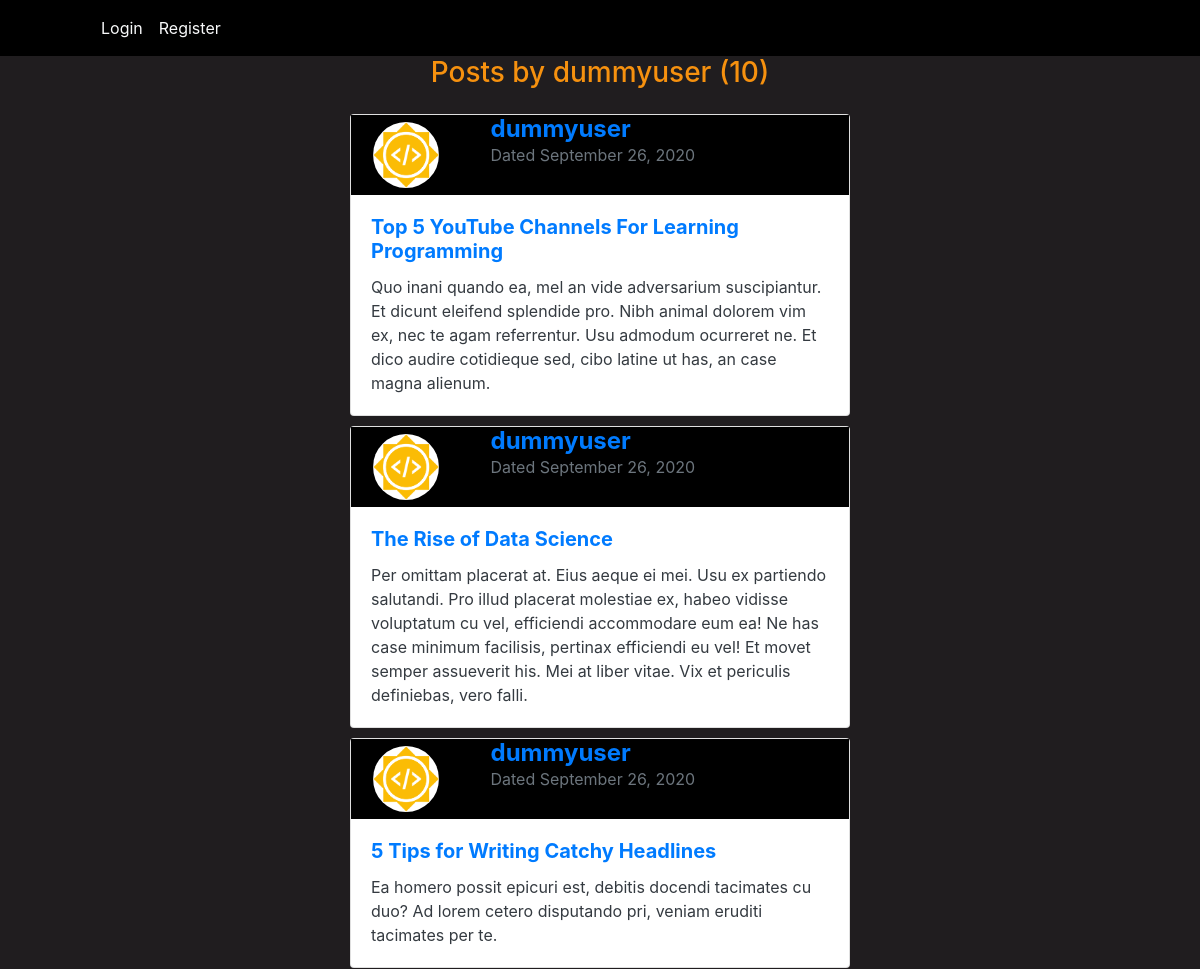
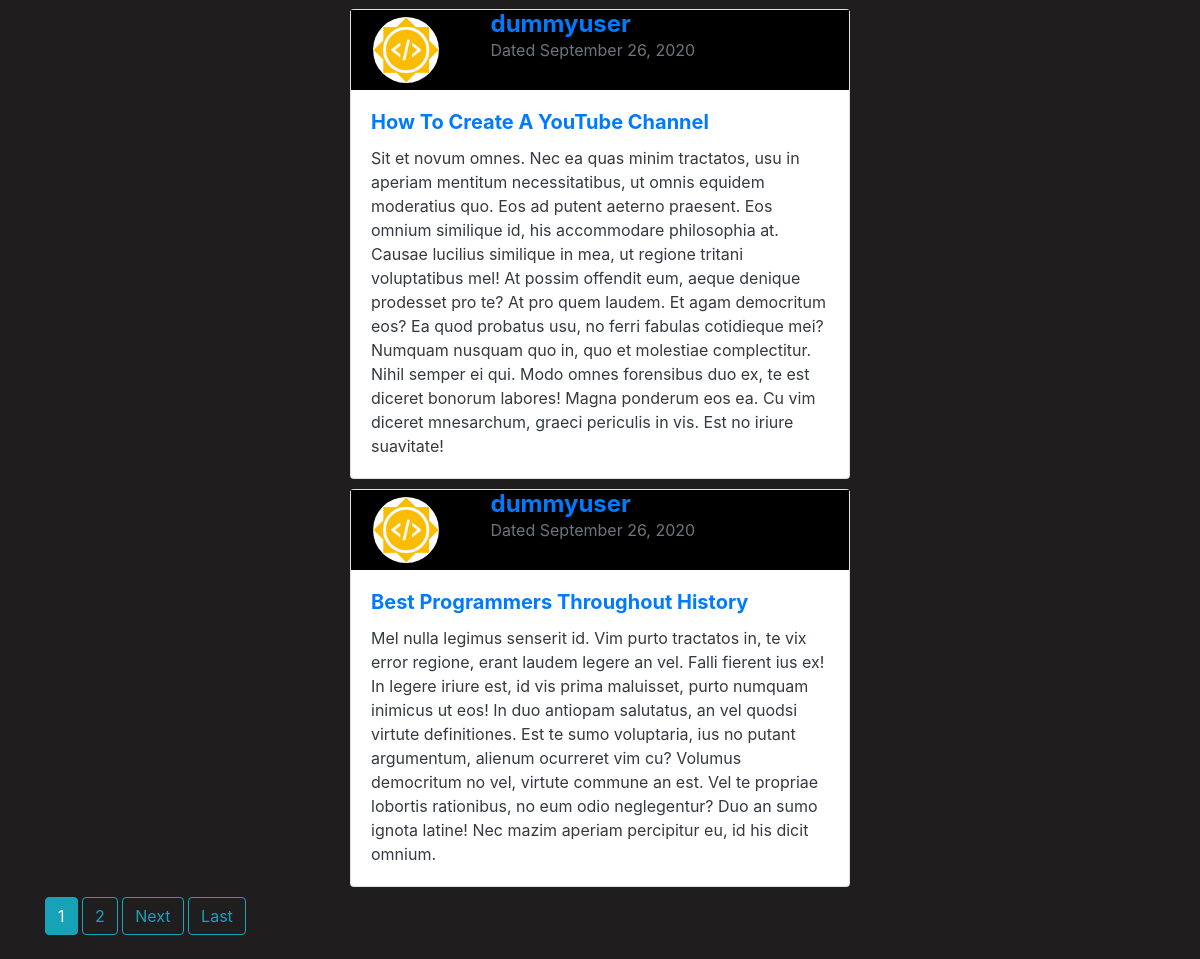
Before: /blog/user/dummyuser with the older database file (2 pictures, top to bottom).
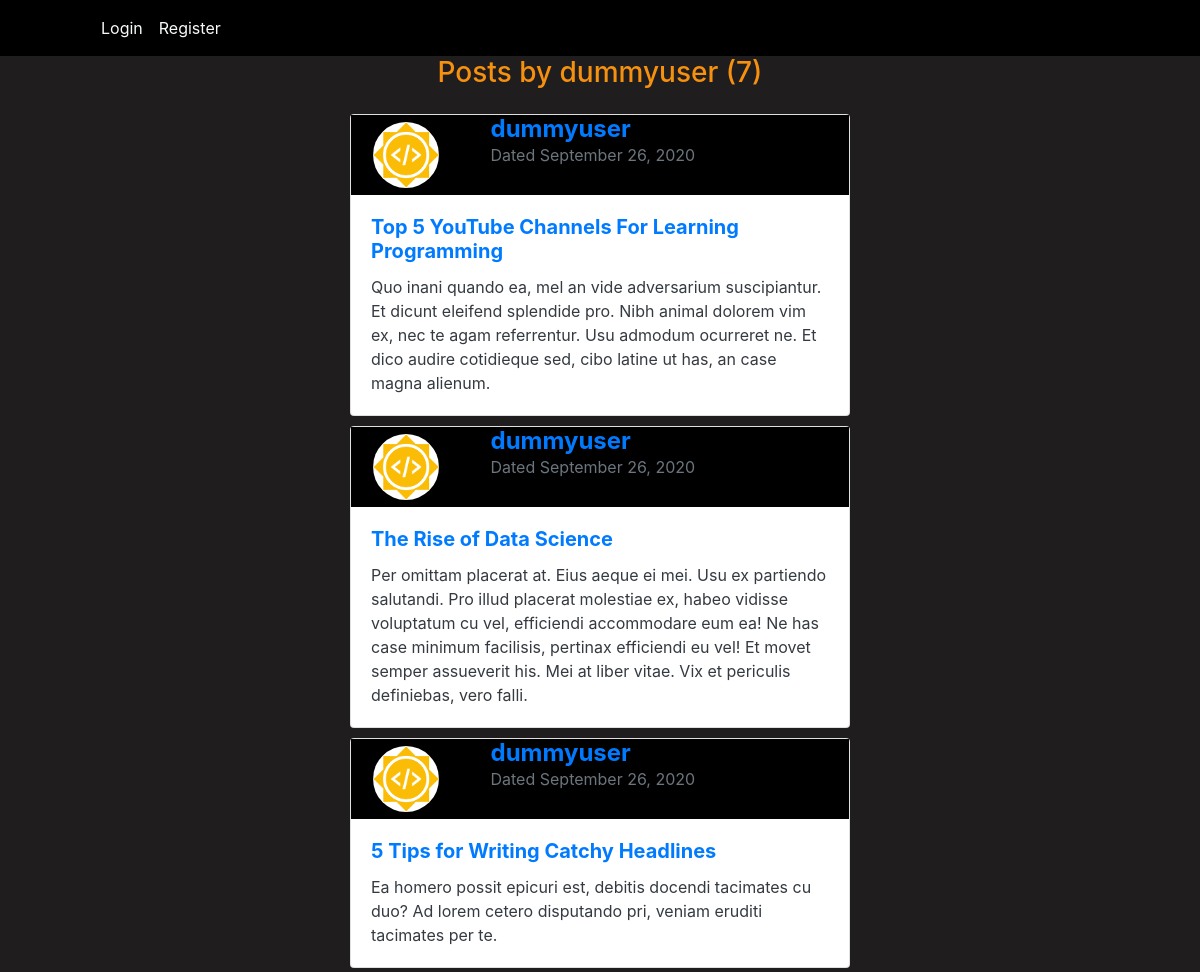
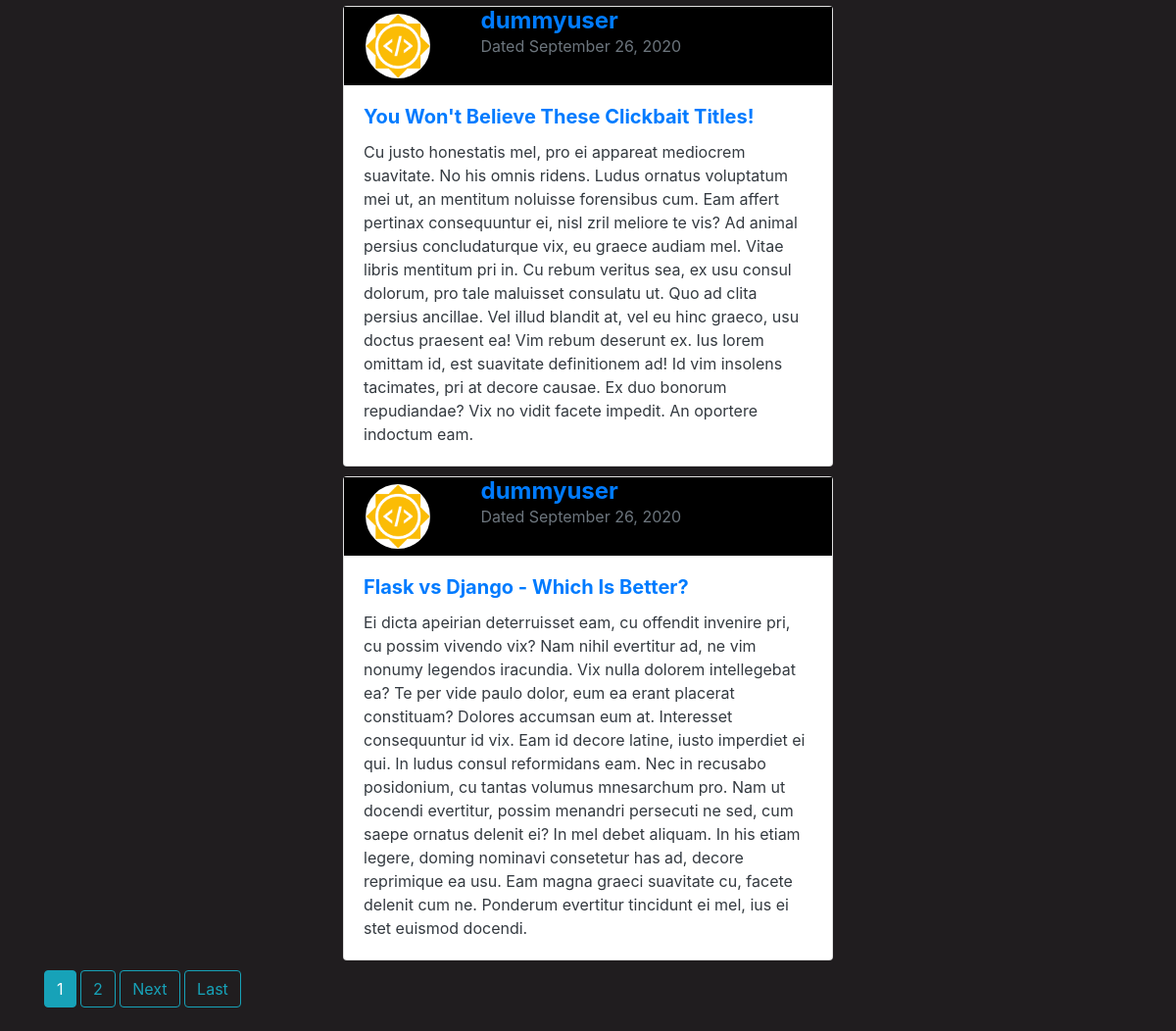
After: the same page with the newer database file (2 pictures, top to bottom).
### blog/models.py (models this page shows, shortened)
class Post(models.Model):
    title = models.CharField(max_length=100)
    content = models.TextField()
    date = models.DateTimeField(auto_now_add=True)
    author = models.ForeignKey(User,on_delete=models.CASCADE)

### users/models.py (models this page shows, shortened)
class Profile(models.Model):
    user = models.OneToOneField(User,on_delete=models.CASCADE)
    image = models.ImageField(default="default.png",upload_to="profile_pics")
    bio = models.TextField()

### blog/views.py (the view)
# urls.py: path('user/<str:username>',UserPostListView.as_view(),name='user_posts'),
class UserPostListView(ListView):
    model = Post
    template_name = 'blog/user_posts.html'
    context_object_name = 'posts'
    paginate_by = 5
    def get_queryset(self):
        user = get_object_or_404(User,username=self.kwargs.get('username'))
        return Post.objects.filter(author=user).order_by('-date')

### blog/templates/blog/user_posts.html (shortened to what this page needs)
{% extends "blog/base.html" %}
{% block body1 %}
    <h3 class="mb-4" style="text-align: center;">Posts by {{view.kwargs.username}} ({{page_obj.paginator.count}})</h3>
    {% for post in posts %}
        <div style="margin:10px;padding:auto;">
            <div class="card mx-auto"  style="width:500px">
                <div class="container">
                    <div class="row">
                    <div class="col-sm-3" style="background-color:black;">
                        <img class="card-img-top rounded-circle"  style="border-radius: 50%; height:80px; width:80px;padding:7px" src="{{post.author.profile.image.url}}" alt="Card image"/>
                    </div>
                    <div class="col-sm-9" style="background-color:black;">
                        <p>
                            <span class="h4 font-weight-bold">
                                <a href="{% url 'user_posts' post.author.username %}">{{post.author}}</a>
                            </span><br>
                            <span class = "text-muted">Dated {{post.date|date:"F d, Y"}}</span>
                        </p>
                    </div>
                    </div>
                </div>
                <div class="card-body text-dark">
                    {% if post.title %}
                        <div class="card-title h5 font-weight-bold">
                            <a href="{% url 'post_detail' post.id %}">{{post.title}}</a></div>
                    {% endif %}
                    <p class="card-text">
                        {{post.content}}
                    </p>
                </div>
            </div>
        </div>
    {% endfor %}
    {% if is_paginated %}
        {% for num in page_obj.paginator.page_range %}
            {% if page_obj.number == num %}
                <a class="btn btn-info mb-4" href="?page={{num}}">{{num}}</a>
            {% elif num > page_obj.number|add:'-3' and  num < page_obj.number|add:'3' %}
                <a class="btn btn-outline-info mb-4" href="?page={{num}}">{{num}}</a>
            {% endif %}
        {% endfor %}
        {% if page_obj.has_next %}
            <a class="btn btn-outline-info mb-4" href="?page={{page_obj.next_page_number}}">Next</a>
            <a class="btn btn-outline-info mb-4" href="?page={{page_obj.paginator.num_pages}}">Last</a>
        {% endif %}
    {% endif %}
{% endblock body1 %}

Changed rows visible on the page:
removed Post: author.profile.image (picture), author "dummyuser", date "September 26, 2020", title "How To Create A YouTube Channel", content "Sit et novum omnes. Nec ea quas minim tractatos, usu in aperiam mentitum necessitatibus, ut omnis equidem moderatius quo. Eos ad putent aeterno praesent. Eos omnium similique id, his accommodare philosophia at. Causae lucilius similique in mea, ut regione tritani voluptatibus mel! At possim offendit eum, aeque denique prodesset pro te? At pro quem laudem. Et agam democritum eos? Ea quod probatus usu, no ferri fabulas cotidieque mei? Numquam nusquam quo in, quo et molestiae complectitur. Nihil semper ei qui. Modo omnes forensibus duo ex, te est diceret bonorum labores! Magna ponderum eos ea. Cu vim diceret mnesarchum, graeci periculis in vis. Est no iriure suavitate!"
removed Post: author.profile.image (picture), author "dummyuser", date "September 26, 2020", title "Best Programmers Throughout History", content "Mel nulla legimus senserit id. Vim purto tractatos in, te vix error regione, erant laudem legere an vel. Falli fierent ius ex! In legere iriure est, id vis prima maluisset, purto numquam inimicus ut eos! In duo antiopam salutatus, an vel quodsi virtute definitiones. Est te sumo voluptaria, ius no putant argumentum, alienum ocurreret vim cu? Volumus democritum no vel, virtute commune an est. Vel te propriae lobortis rationibus, no eum odio neglegentur? Duo an sumo ignota latine! Nec mazim aperiam percipitur eu, id his dicit omnium."
now on this page (row unchanged): Post: author.profile.image (picture), author "dummyuser", date "September 26, 2020", title "You Won't Believe These Clickbait Titles!", content "Cu justo honestatis mel, pro ei appareat mediocrem suavitate. No his omnis ridens. Ludus ornatus voluptatum mei ut, an mentitum noluisse forensibus cum. Eam affert pertinax consequuntur ei, nisl zril meliore te vis? Ad animal persius concludaturque vix, eu graece audiam mel. Vitae libris mentitum pri in. Cu rebum veritus sea, ex usu consul dolorum, pro tale maluisset consulatu ut. Quo ad clita persius ancillae. Vel illud blandit at, vel eu hinc graeco, usu doctus praesent ea! Vim rebum deserunt ex. Ius lorem omittam id, est suavitate definitionem ad! Id vim insolens tacimates, pri at decore causae. Ex duo bonorum repudiandae? Vix no vidit facete impedit. An oportere indoctum eam."
now on this page (row unchanged): Post: author.profile.image (picture), author "dummyuser", date "September 26, 2020", title "Flask vs Django - Which Is Better?", content "Ei dicta apeirian deterruisset eam, cu offendit invenire pri, cu possim vivendo vix? Nam nihil evertitur ad, ne vim nonumy legendos iracundia. Vix nulla dolorem intellegebat ea? Te per vide paulo dolor, eum ea erant placerat constituam? Dolores accumsan eum at. Interesset consequuntur id vix. Eam id decore latine, iusto imperdiet ei qui. In ludus consul reformidans eam. Nec in recusabo posidonium, cu tantas volumus mnesarchum pro. Nam ut docendi evertitur, possim menandri persecuti ne sed, cum saepe ornatus delenit ei? In mel debet aliquam. In his etiam legere, doming nominavi consetetur has ad, decore reprimique ea usu. Eam magna graeci suavitate cu, facete delenit cum ne. Ponderum…"
Other visible differences:
{{ page_obj.paginator.count }}: "10" → "7"
